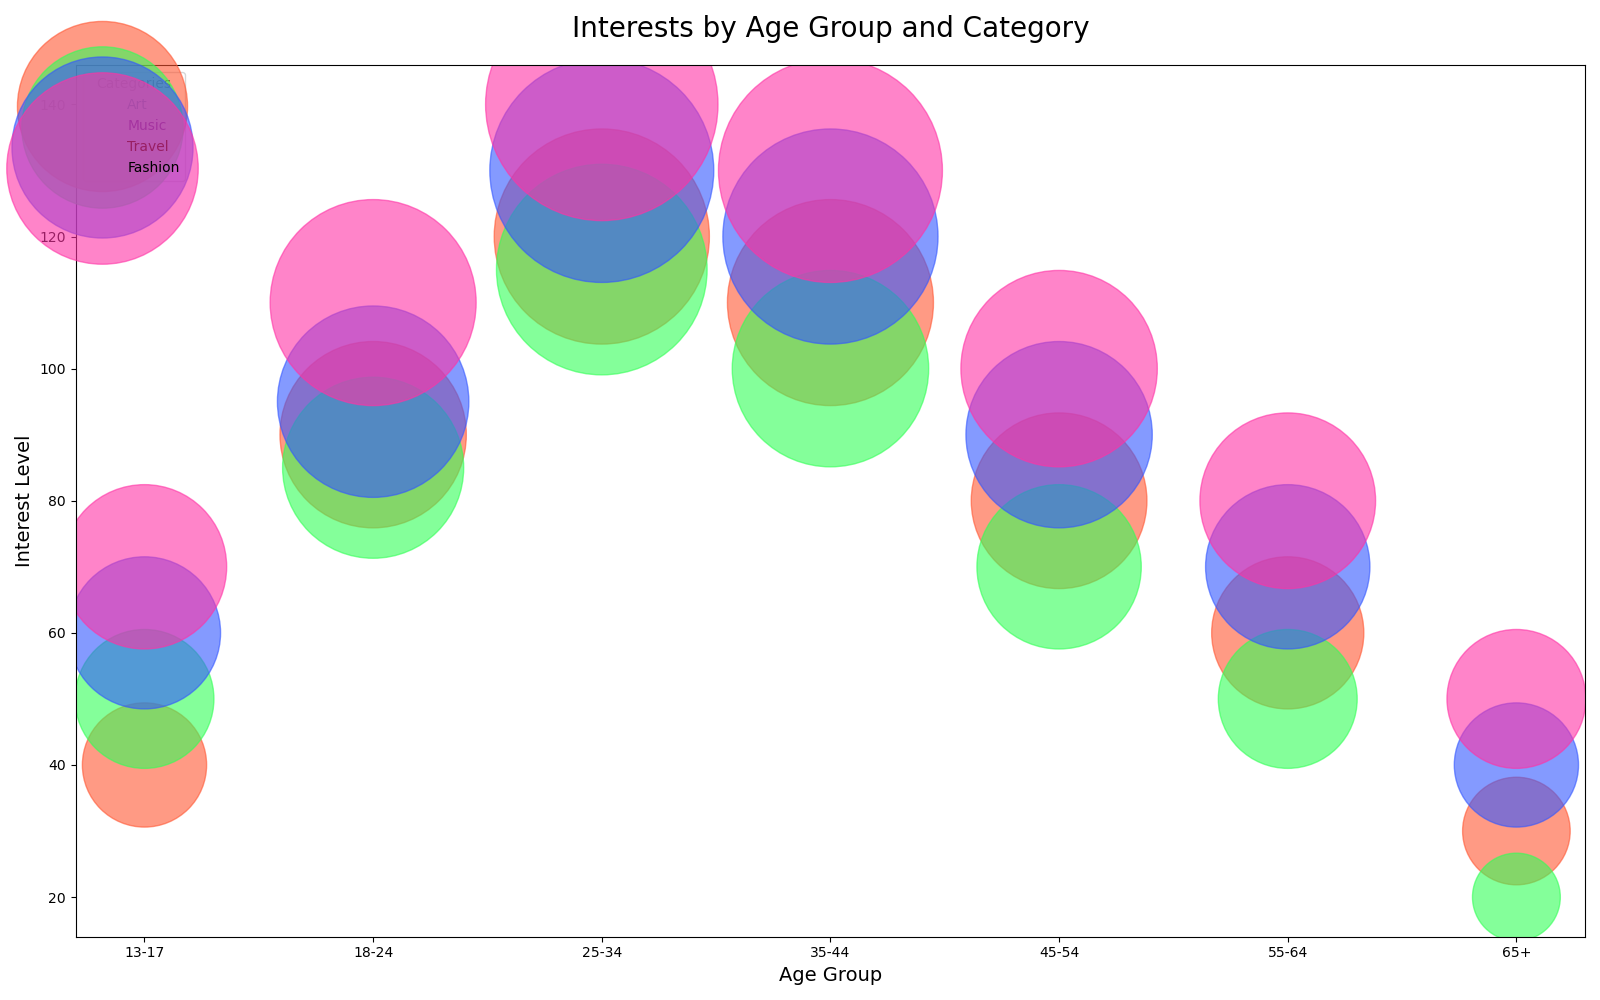

Reproduce this figure in Python.

import matplotlib.pyplot as plt
import numpy as np

# Data
age_groups = ['13-17', '18-24', '25-34', '35-44', '45-54', '55-64', '65+']
art = [40, 90, 120, 110, 80, 60, 30]
music = [50, 85, 115, 100, 70, 50, 20]
travel = [60, 95, 130, 120, 90, 70, 40]
fashion = [70, 110, 140, 130, 100, 80, 50]

# Bubble sizes
bubble_scale = 200
art_sizes = np.array(art) * bubble_scale
music_sizes = np.array(music) * bubble_scale
travel_sizes = np.array(travel) * bubble_scale
fashion_sizes = np.array(fashion) * bubble_scale

fig, ax = plt.subplots(figsize=(16, 10))  # Set the width and height of the chart

# Create scatter points for each category
ax.scatter(age_groups, art, s=art_sizes, color='#FF5733', alpha=0.6, label='Art')
ax.scatter(age_groups, music, s=music_sizes, color='#33FF57', alpha=0.6, label='Music')
ax.scatter(age_groups, travel, s=travel_sizes, color='#3357FF', alpha=0.6, label='Travel')
ax.scatter(age_groups, fashion, s=fashion_sizes, color='#FF33A6', alpha=0.6, label='Fashion')

# Chart title and labels
ax.set_title('Interests by Age Group and Category', fontsize=20, pad=20)
ax.set_xlabel('Age Group', fontsize=14)
ax.set_ylabel('Interest Level', fontsize=14)

# Legend
ax.legend(loc='upper left', title='Categories')

plt.tight_layout()
plt.show()
